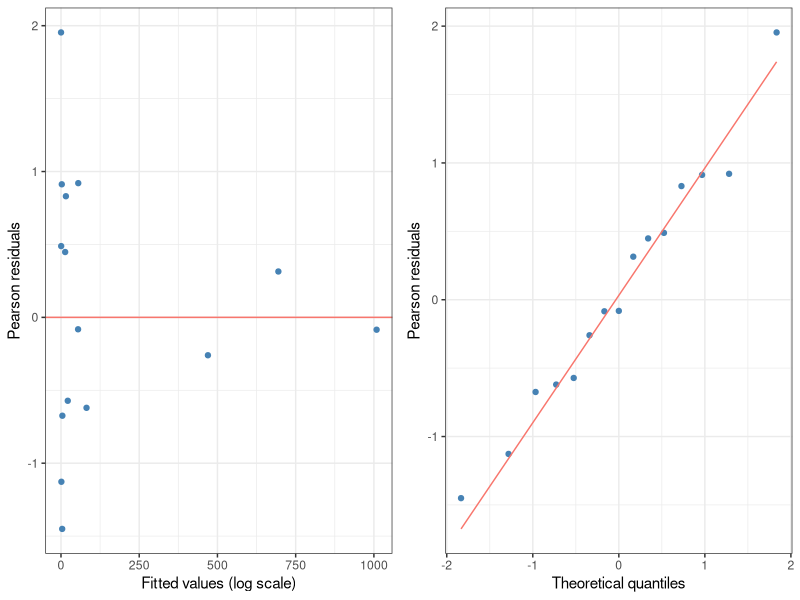

Source code (R):
## ---- chunk 1



data_m<-c(1, 1, 1, 15, 0, 3, 19, 54, 
                 4, 19, 62, 464, 76, 703, 1006)

#**** Coefficients: Indicator variables for the 4 Lists ******
# LA: Local Authority
# NGO: Non Governmental Organization
# PF: Police Force
# GO: Governmental Organization

LA<- c(rep(1,8),rep(0,7))
NGO<- c(rep(1,4),rep(0,4),rep(1,4),rep(0,3))
PF<-c(rep(c(1,0,1,0),3),c(1,0,1))
GO<-c(rep(c(1,1,0,0),3),c(1,1,0))

df<-data.frame(cbind(data_m,LA,NGO,PF,GO))
#***** 1.  Initial model ***********

model<-glm(data_m~LA+NGO+PF+GO, family=poisson(link="log"))

summary(model)
## ---- chunk 2


model <- glm(data_m~LA+NGO+PF+GO+(LA+NGO+PF+GO)^2, family=poisson(link="log"))

summary(model)

## ---- chunk 3

# Terms are added one by one and best model is chosen based on AIC
step_model<-step(model)
summary(step_model)
qchisq(p=0.05,df=7,lower.tail=FALSE)

## ---- chunk 4
anova(step_model)
## ---- chunk 5
final_model<-glm(data_m~LA+NGO+PF+GO+(LA*NGO)+(LA*PF)+(NGO*GO), family=poisson(link="log"))
summary(final_model)
## ---- chunk 6
exp(summary(final_model)$coefficients[1,1])+sum(data_m)
## ---- chunk 7
summary(final_model)$coefficients
## ---- chunk 8

pearson_residual <- residuals(step_model, type="pearson")
library(ggplot2)


# Create data frame for ggplot
df <- data.frame(fitted = step_model$fitted.values,
                 pearson_residual = pearson_residual)

# Pearson residuals plot
p1 <- ggplot(df, aes(x = fitted, y = pearson_residual)) +
  geom_point(color="steelblue")+
  geom_hline(aes(yintercept=0),color="#F8766D")+
  labs(x = "Fitted values (log scale)", y = "Pearson residuals") +
  theme_bw()

# QQ plot of Pearson residuals
p2 <- ggplot(df, aes(sample = pearson_residual)) +
  geom_qq(color="steelblue") +
  stat_qq_line(color="#F8766D") +
  labs(x = "Theoretical quantiles", y = "Pearson residuals") +
  theme_bw()

# Combine the plots
gridExtra::grid.arrange(p1, p2, ncol = 2)


## ---- chunk 9
# Checking fitted values against original
cbind(step_model$fitted.values,data_m,pearson_residual)
## ---- chunk 10
conf<-confint(final_model,level=0.95)
conf
## ---- chunk 11
exp(confint(final_model,level=0.95)[1,1:2])+sum(data_m)
